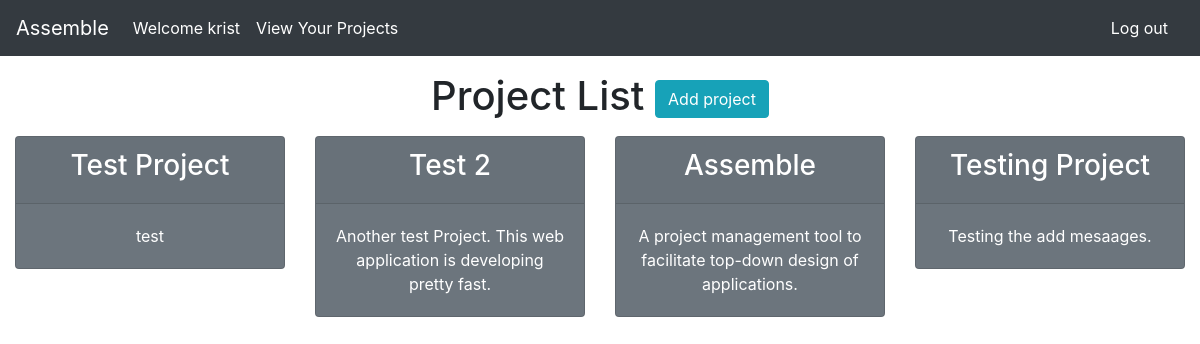
The app's page /home/project-list/ (signed in) with its own data.
### assemble/models.py (models this page shows, shortened)
class Project(models.Model):
    name = models.CharField(max_length=60)
    description = models.TextField(max_length=400)
    user = models.ManyToManyField(User)
    slug = models.SlugField(max_length=100,unique=True,blank=True,null=True)
    completed= models.BooleanField(default=False)

### assemble/views.py (the view)
# urls.py: path('project-list/',ProjectList.as_view(),name="project-list"),
class ProjectList(LoginRequiredMixin,ListView):
    model = Project
    def get_queryset(self):
        return Project.objects.filter(user=self.request.user)

### templates/assemble/project_list.html (shortened to what this page needs)
{% extends 'assemble/base.html' %}
{% block content %}
<div class="text-center my-3">
    <h1>Project List <a class="btn btn-info" href="{% url 'project-create' %}">Add project</a></h1>
</div>
<div class="text-center">
    <div class="row justify-content-center">
        {% for project in project_list %}
            <div class="col-sm-3 col-md-3">
                <a class="text-white" style="text-decoration:none;" href="{% url 'project-detail' project.slug %}">
                    <div class="card text-white bg-secondary mb-3" style="max-width: 18rem;">
                        <div class="card-header"><h3>{{ project.name }}</h3></div>
                        <div class="card-body">
                            <p class="card-text">{{project.description}}</p>
                        </div>
                    </div>
                </a>
            </div>
        {% endfor %}
    </div>
</div>
{% endblock content %}

### templates/assemble/navbar_horizontal.html
<nav class="navbar navbar-expand-lg navbar-light bg-dark">
    <a class="navbar-brand text-white" href="{% url 'home' %}">
        Assemble
    </a>
    <ul class="navbar-nav mr-auto">
        <li class="nav-item active">
            <a class="nav-link disabled text-white"> Welcome {{ user.username }} </a>
        </li>
        {% if not user.is_authenticated %}
            <li class="nav-item">
                <a class="nav-link text-white" href="{% url 'login' %}">Login</a>
            </li>
            <li class="nav-item">
                <a class="nav-link text-white" href="{% url 'sign-up' %}">Sign up</a>
            </li>
        </ul>
        {% else %}
            <li class="nav-item">
                <a class="nav-link text-white" href="{% url 'project-list' %}">
                    View Your Projects
                </a>
            </li>
        </ul>
        <a class="nav-link text-white navbar-text" href="{% url 'logout' %}">Log out</a>
        {% endif %}
</nav>

### records on screen
Project: name "Test Project", description "test"
Project: name "Test 2", description "Another test Project. This web application is developing pretty fast."
Project: name "Assemble", description "A project management tool to facilitate top-down design of applications."
Project: name "Testing Project", description "Testing the add mesaages."

### other values on screen
{{ user.username }} "krist"
